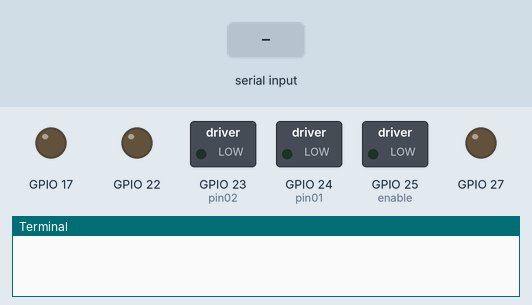
This program was run on a simulated Raspberry Pi (BCM pin numbers). Shown: switched loads named in the program (green lamp = pin HIGH), output pins drawn as LEDs (lit = HIGH), the last lines printed to the terminal. Inputs (shaded band) come from the test bench.

Above: at 1.2 s.
1.3 s: "a" typed at the terminal
At 2.2 s:
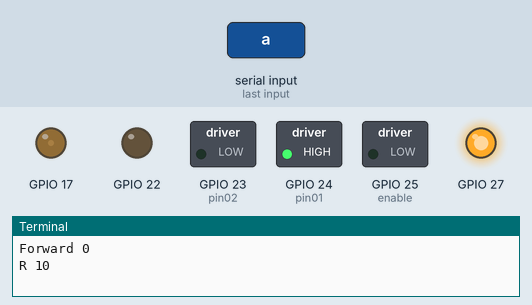
2.8 s: "s" typed at the terminal
At 3.4 s:
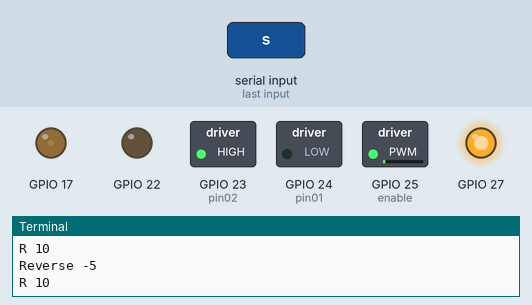
4.3 s: "d" typed at the terminal
At 5.4 s:
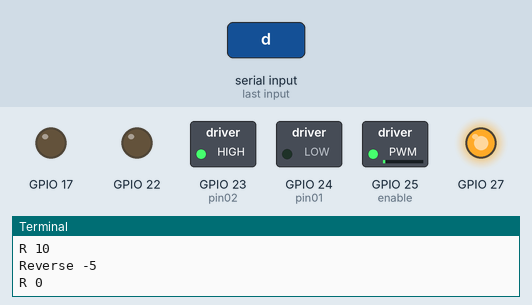
5.8 s: "w" typed at the terminal
At 6.8 s:
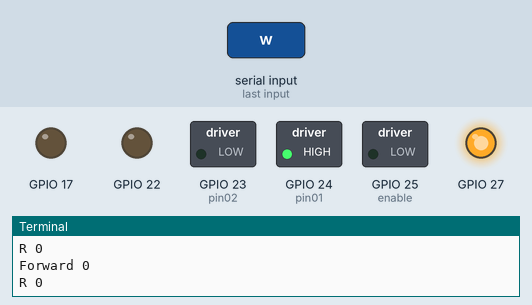
7.3 s: "d" typed at the terminal
At 8.0 s:
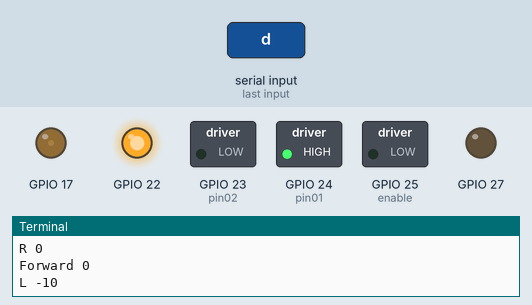
8.8 s: "w" typed at the terminal
At 10.1 s:
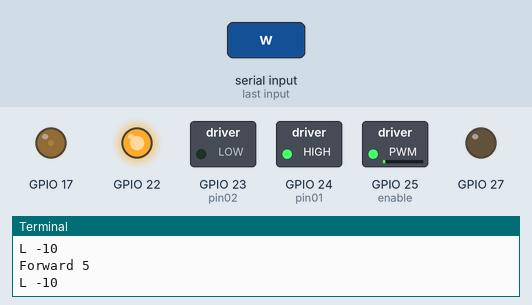
Timing chart, 0 to 11.3 s (numbered marks = the images above; inputs shaded):
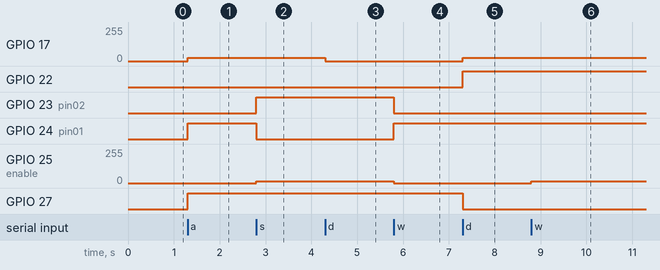

The program:

vpd_control_pwm.py
```python
#!/usr/bin/env python3
import sys
import select
import tty
import termios
import RPi.GPIO as GPIO


THR_STEP = 5
TURN_STEP = 10

old_settings = termios.tcgetattr(sys.stdin)

throttle_pins = {'enable': 25, 'pin01': 24, 'pin02': 23}
steering_pins = {'enable': 17, 'pin01': 27, 'pin02': 22}


def setup(current_pins):
    GPIO.setmode(GPIO.BCM)
    GPIO.setup(current_pins['enable'], GPIO.OUT)
    GPIO.setup(current_pins['pin01'], GPIO.OUT)
    GPIO.setup(current_pins['pin02'], GPIO.OUT)

    return GPIO.PWM(current_pins['enable'], 100)


def update_steering(steer_cycle):
    steer_cycle = min(steer_cycle, 50)
    steer_cycle = max(steer_cycle, -50)
    if steer_cycle >= 0:
        print('R', steer_cycle)
        GPIO.output(steering_pins['pin01'], GPIO.HIGH)
        GPIO.output(steering_pins['pin02'], GPIO.LOW)
    else:
        print('L', steer_cycle)
        GPIO.output(steering_pins['pin01'], GPIO.LOW)
        GPIO.output(steering_pins['pin02'], GPIO.HIGH)

    return steer_cycle


def update(duty_cycle):
    duty_cycle = min(duty_cycle, 100)
    duty_cycle = max(duty_cycle, -100)
    if duty_cycle >= 0:
        print('Forward', duty_cycle)
        GPIO.output(throttle_pins['pin01'], GPIO.HIGH)
        GPIO.output(throttle_pins['pin02'], GPIO.LOW)
    else:
        print('Reverse', duty_cycle)
        GPIO.output(throttle_pins['pin01'], GPIO.LOW)
        GPIO.output(throttle_pins['pin02'], GPIO.HIGH)

    return duty_cycle


def loop(throttle_control, steering_control):
    throttle_control.start(0)
    steering_control.start(0)
    throttle = 0
    turn_deg = 0
    throttle_control.ChangeDutyCycle(throttle)
    steering_control.ChangeDutyCycle(turn_deg)

    while True:
        if has_input():
            c = sys.stdin.read(1)

            if c == '\x1b':
                print('Exit.')
                break
            elif c == 'a':
                turn_deg += TURN_STEP
            elif c == 'd':
                turn_deg -= TURN_STEP
            elif c == 'w':
                throttle += THR_STEP
            elif c == 's':
                throttle -= THR_STEP
            elif c == ' ':
                throttle = 0
                turn_deg = 0  # TODO: substract current value
                print('Stop')
            else:
                print(c)

            throttle_control.ChangeDutyCycle(abs(update(throttle)))
            steering_control.ChangeDutyCycle(abs(update_steering(turn_deg)))


def destroy():
    GPIO.output(throttle_pins['enable'], GPIO.LOW)  # motor stop
    GPIO.output(steering_pins['enable'], GPIO.LOW)  # motor stop
    GPIO.cleanup()
    print('Cleaned up GPIO')


def has_input():
    return select.select([sys.stdin], [], [], 0) == ([sys.stdin], [], [])


if __name__ == '__main__':
    throttle_engine = setup(throttle_pins)
    steering_engine = setup(steering_pins)

    try:
        tty.setcbreak(sys.stdin.fileno())
        loop(throttle_engine, steering_engine)
    finally:
        destroy()
        termios.tcsetattr(sys.stdin, termios.TCSADRAIN, old_settings)
```

Measured:
- after the input at 1.3 s, GPIO 17: 0/255 → 26/255 at once; GPIO 24 (pin01), GPIO 27: LOW → HIGH at once
- after the input at 2.8 s, GPIO 23 (pin02): LOW → HIGH at once; GPIO 24 (pin01): HIGH → LOW at once; GPIO 25 (enable): 0/255 → 13/255 at once
- after the input at 4.3 s, GPIO 17: 26/255 → 0/255 at once
- after the input at 5.8 s, GPIO 23 (pin02): HIGH → LOW at once; GPIO 24 (pin01): LOW → HIGH at once; GPIO 25 (enable): 13/255 → 0/255 at once
- after the input at 7.3 s, GPIO 17: 0/255 → 26/255 at once; GPIO 22: LOW → HIGH at once; GPIO 27: HIGH → LOW at once
- after the input at 8.8 s, GPIO 25 (enable): 0/255 → 13/255 at once
